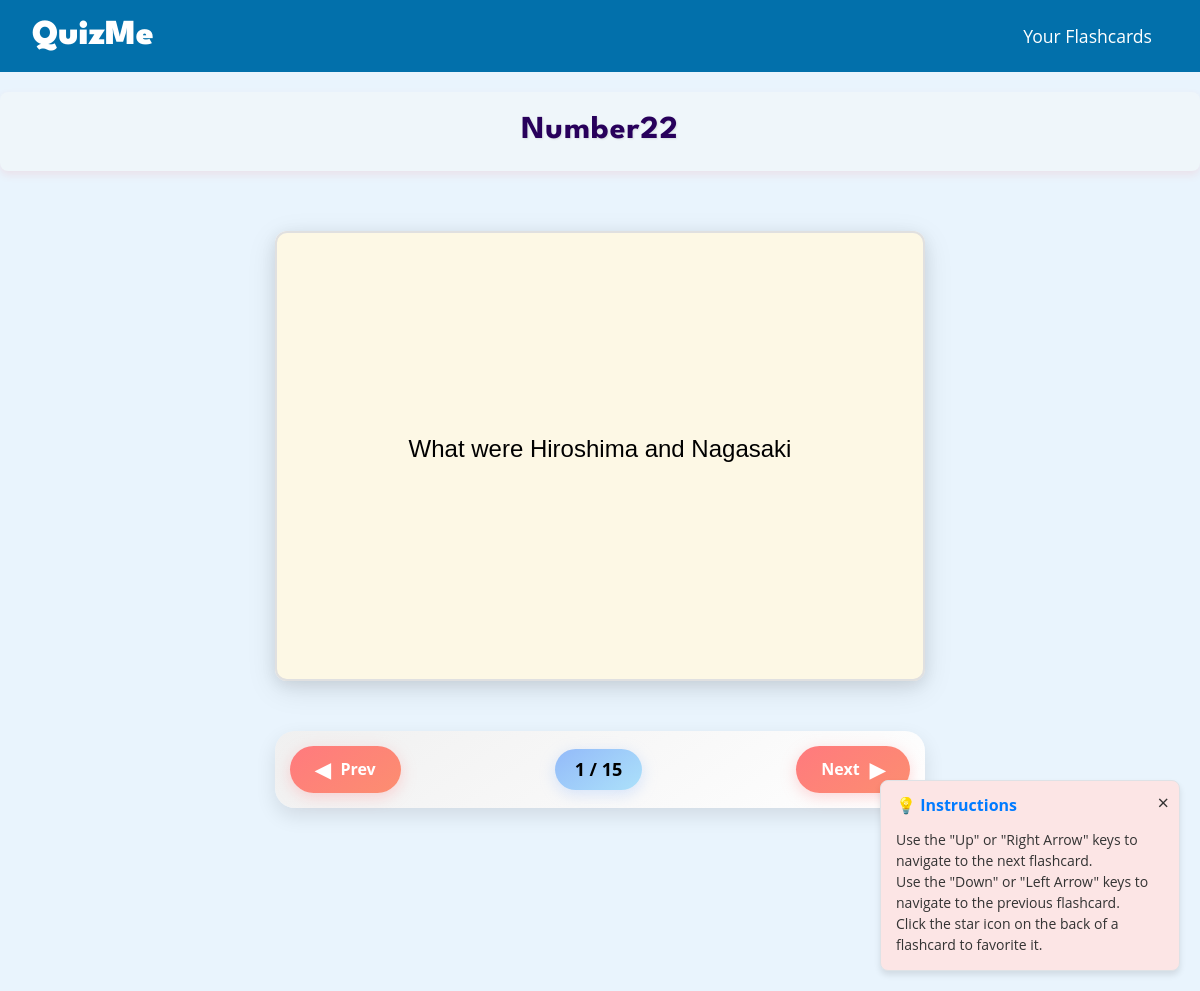
/single-flashcard/Number22 (signed in), run on the app's committed database.
### app.py (models this page shows, shortened)
class FlashcardSet(db.Model):
    id = db.Column(db.Integer, primary_key=True)
    name = db.Column(db.String(100), nullable=False)
    user_id = db.Column(db.Integer, db.ForeignKey('user.id'), nullable=False)
    flashcards = db.relationship('Flashcard', backref='flashcard_set', lazy=True, cascade='all, delete-orphan')  # Add cascade option

class Flashcard(db.Model):
    id = db.Column(db.Integer, primary_key=True)
    front = db.Column(db.String(100), nullable=False)
    back = db.Column(db.String(100), nullable=False)
    flashcard_set_id = db.Column(db.Integer, db.ForeignKey('flashcard_set.id', ondelete='CASCADE'), nullable=False)  # Add ondelete option

### app.py (the view)
@app.route('/single-flashcard/<flashcard_set_name>')
def single_flashcard(flashcard_set_name):
    if 'user_id' not in session:
        return render_template('login.html', error_message="Please log in to access your flashcards.")
    user_id = session['user_id']
    user = User.query.get(user_id)
    flashcard_set = FlashcardSet.query.filter_by(name=flashcard_set_name, user=user).first()
    if flashcard_set:
        flashcards = flashcard_set.flashcards
        return render_template('single-flashcard.html', flashcards=flashcards, flashcard_set_name=flashcard_set_name)
    else:
        return "Flashcard set not found"

### app.py (called while the page is built)
@app.context_processor
def inject_user():
    user_id = session.get('user_id')
    if user_id:
        user = User.query.get(user_id)
        return dict(logged_in_user=user)
    return dict(logged_in_user=None)

### templates/single-flashcard.html (shortened to what this page needs)
<!DOCTYPE html>
<html lang="en">
<head>
  <link rel="stylesheet" href="https://cdnjs.cloudflare.com/ajax/libs/normalize/8.0.1/normalize.min.css" />
  <link rel="stylesheet" href="{{ url_for('static', filename='css/style.css') }}">
</head>
<body>
  <header>
    <a href="{{ url_for('index') }}" class="logo-link">
      <div class="logo-container">
        <h1><b>QuizMe</b></h1>
      </div>
    </a>
    <nav>
      <div class="nav-container">
        <ul class="nav-links">
        <li><a href="{{ url_for('your_flashcards') }}"> Your Flashcards </a></li>
        </ul>
      </div>
    </nav>
  </header>
  <div class="instructions-card">
    <button class="close-button">&times;</button>
    <h4>💡 Instructions</h4>
    <p>
      Use the "Up" or "Right Arrow" keys to navigate to the next flashcard.<br>
      Use the "Down" or "Left Arrow" keys to navigate to the previous flashcard.<br>
      Click the star icon on the back of a flashcard to favorite it.
    </p>
  </div>
  <div class="title_of_flashcard_set">
    <h2>{{ flashcard_set_name }}</h2>
  </div>
  <div class="wrapper">
    {% for flashcard in flashcards %}
    <div class="card-design">
      <div class="front">
        <p>{{ flashcard.front }}</p>
      </div>
      <div class="back">
        <p>{{ flashcard.back }}</p>
        <button class="favorite-button">&#9733;</button>
      </div>
    </div>
    {% endfor %}
    <div class="flashcard-navigation">
      <button id="prev-button" class="nav-button">
        <span class="button-text">Prev</span>
        <span class="button-icon">&#9664;</span>
      </button>
      <div id="flashcard-count" class="count-bubble">1 / 1</div>
      <button id="next-button" class="nav-button">
        <span class="button-text">Next</span>
        <span class="button-icon">&#9654;</span>
      </button>
    </div>
</body>
</html>

### static/css/style.css (style rules this page uses)
.logo-link { text-decoration: none; color: inherit; }
.logo-container { cursor: pointer; }
body { font-family: 'Open Sans', sans-serif; margin: 0; padding: 0; box-sizing: border-box; background-color: #e9f4fd; }
header { background-color: rgb(2, 112, 171); color: #fff; padding: 1rem 2rem; display: flex; justify-content: space-between; align-items: center; }
.logo-container h1 { margin: 0; font-size: 2.2rem; font-family: 'League Spartan', sans-serif; }
nav { display: flex; align-items: center; position: relative; }
.nav-container { display: flex; align-items: center; justify-content: space-between; }
.nav-links { list-style: none; margin: 0; padding: 0; display: flex; margin-left: auto; }
.nav-links li { margin: 0 1rem; }
.nav-links a { color: #fff; text-decoration: none; font-size: 1.1rem; transition: color 0.3s; }
:root { --primary-color: #4a90e2; --secondary-color: #f5f7fa; --text-color: #333; --border-color: #e0e0e0; }
h4 { color: var(--primary-color); margin-bottom: 15px; }
p { margin-bottom: 15px; }
.instructions-card { position: fixed; bottom: 20px; right: 20px; width: 90%; max-width: 300px; padding: 15px; background-color: #fce5e5; border: 1px solid #dee2e6; border-radius: 8px; box-shadow: 0 4px 6px rgba(0, 0, 0, 0.1); font-size: 14px; color: #333; box-sizing: border-box; z-index: 1000; }
.close-button { position: absolute; top: 10px; right: 10px; background: none; border: none; font-size: 20px; color: #333; cursor: pointer; }
.instructions-card h4 { margin-top: 0; font-size: 16px; color: #007BFF; }
.instructions-card p { margin: 0; line-height: 1.5; font-size: 14px; }
.title_of_flashcard_set { text-align: center; margin: 20px 0; padding: 20px 0; font-family: 'League Spartan', sans-serif; border-radius: 8px; box-shadow: 0 4px 8px rgba(255, 70, 70, 0.1); background-color: #eff6fa; }
.title_of_flashcard_set h2 { font-size: 2rem; font-weight: 700; color: #28005b; letter-spacing: 1px; text-shadow: 1px 1px 2px rgba(0, 0, 0, 0.1); margin: 0; line-height: 1.2; }
.wrapper { max-width: 800px; margin: 0 auto; text-align: center; display: flex; flex-direction: column; justify-content: flex-start; align-items: center; min-height: 100vh; padding: 20px; box-sizing: border-box; }
.card-design { width: 100%; max-width: 650px; height: 450px; position: relative; perspective: 1000px; box-shadow: 0 8px 30px rgba(0, 0, 0, 0.1); border-radius: 12px; transition: transform 0.6s ease; background: linear-gradient(145deg, #ffffff, #f0f0f0); display: flex; justify-content: center; align-items: center; margin-top: 20px; margin-bottom: 20px; }
.front, .back { width: 100%; height: 100%; border-radius: 12px; position: absolute; top: 0; left: 0; backface-visibility: hidden; display: flex; justify-content: center; align-items: center; font-size: 24px; transition: transform 0.6s ease; box-shadow: 0 4px 15px rgba(0, 0, 0, 0.08); padding: 20px; box-sizing: border-box; overflow: auto; }
.front { background-color: #fdf8e5; border: 2px solid #e0e0e0; font-family: 'Lucida Sans', 'Lucida Sans Regular', 'Lucida Grande', 'Lucida Sans Unicode', Geneva, Verdana, sans-serif; }
.back { background-color: #effde9; color: #d32121; font-family: 'Lucida Sans', 'Lucida Sans Regular', 'Lucida Grande', 'Lucida Sans Unicode', Geneva, Verdana, sans-serif; transform: rotateY(180deg); }
.favorite-button { background: none; border: none; font-size: 28px; color: #333; cursor: pointer; position: absolute; bottom: 15px; right: 15px; z-index: 10; }
.flashcard-navigation { display: flex; justify-content: space-between; align-items: center; width: 100%; max-width: 650px; margin: 30px auto; padding: 15px; background: linear-gradient(145deg, #f0f0f0, #ffffff); border-radius: 20px; box-shadow: 0 8px 20px rgba(0, 0, 0, 0.1); }
.nav-button { background: linear-gradient(145deg, #ff7a7e, #fc8e70); color: #fff; border: none; padding: 12px 25px; border-radius: 50px; cursor: pointer; font-size: 16px; font-weight: bold; transition: all 0.3s ease; display: flex; align-items: center; gap: 10px; box-shadow: 0 4px 15px rgba(255, 154, 158, 0.4); }
.button-icon { font-size: 20px; }
#prev-button .button-icon { order: -1; }
#flashcard-count { font-size: 18px; font-weight: bold; background: linear-gradient(145deg, #93baf9, #ace1fa); color: #000000; padding: 10px 20px; border-radius: 30px; box-shadow: 0 4px 15px rgba(161, 196, 253, 0.4); animation: pulse 2s infinite; }

### templates/single-flashcard.html (style rules this page uses)
* { margin: 0; padding: 0; box-sizing: border-box; }

### data on the page
FlashcardSet: name "Number22"
Flashcard: front "What were Hiroshima and Nagasaki"
